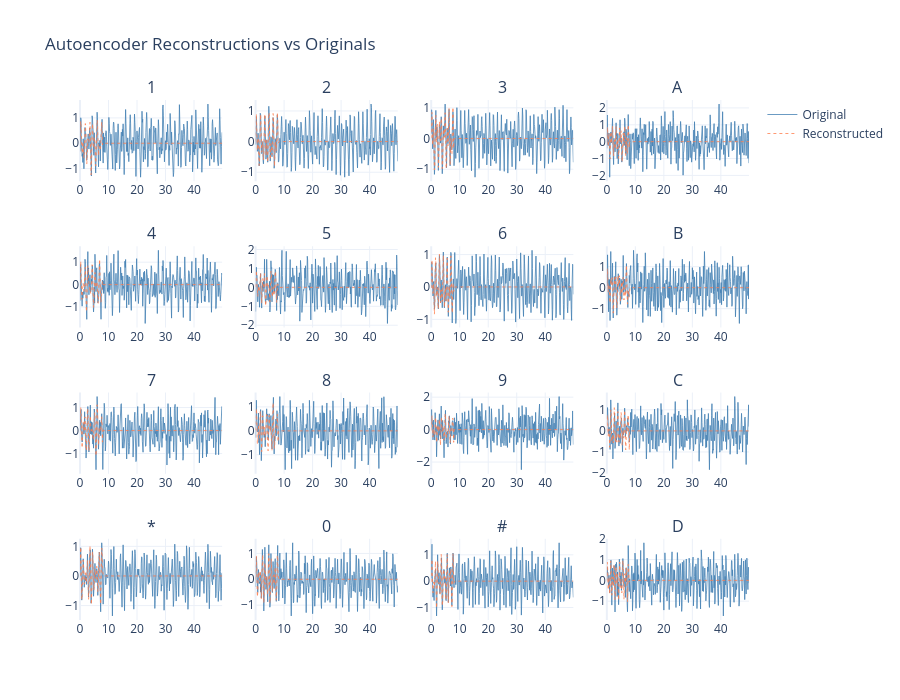

The notebook cell saved with this chart:
### Code cell
fig = make_subplots(rows=4, cols=4, subplot_titles=SYMBOLS)

model_ae.eval()
with torch.no_grad():
    for idx in range(16):
        r, c = divmod(idx, 4)
        sample = X_tensor[y_all == idx][0:1].to(device)
        recon, _ = model_ae(sample)
        orig  = sample.cpu().squeeze().numpy()
        rec   = recon.cpu().squeeze().numpy()
        fig.add_trace(go.Scatter(x=t*1000, y=orig, mode='lines', name='Original',
                                 line=dict(width=0.8, color='steelblue'),
                                 showlegend=(idx==0)),
                      row=r+1, col=c+1)
        fig.add_trace(go.Scatter(x=t*1000, y=rec, mode='lines', name='Reconstructed',
                                 line=dict(width=0.8, color='coral', dash='dot'),
                                 showlegend=(idx==0)),
                      row=r+1, col=c+1)

fig.update_layout(height=700, width=900,
                  title_text="Autoencoder Reconstructions vs Originals",
                  template="plotly_white")
fig.show()

### Figure 1 — Plotly figure (JSON) as saved in the notebook; plotly's stock layout.template omitted (floating-point values rounded to 4 significant figures; data arrays with more than 128 entries replaced by an {"elided": "..."} marker saying what was removed)
{"data": [{"line": {"color": "steelblue", "width": 0.8}, "mode": "lines", "name": "Original", "showlegend": true, "type": "scatter", "x": {"elided": "400 float values"}, "xaxis": "x", "y": {"elided": "400 float values"}, "yaxis": "y"}, {"line": {"color": "coral", "dash": "dot", "width": 0.8}, "mode": "lines", "name": "Reconstructed", "showlegend": true, "type": "scatter", "x": {"elided": "400 float values"}, "xaxis": "x", "y": {"elided": "400 float values"}, "yaxis": "y"}, {"line": {"color": "steelblue", "width": 0.8}, "mode": "lines", "name": "Original", "showlegend": false, "type": "scatter", "x": {"elided": "400 float values"}, "xaxis": "x2", "y": {"elided": "400 float values"}, "yaxis": "y2"}, {"line": {"color": "coral", "dash": "dot", "width": 0.8}, "mode": "lines", "name": "Reconstructed", "showlegend": false, "type": "scatter", "x": {"elided": "400 float values"}, "xaxis": "x2", "y": {"elided": "400 float values"}, "yaxis": "y2"}, {"line": {"color": "steelblue", "width": 0.8}, "mode": "lines", "name": "Original", "showlegend": false, "type": "scatter", "x": {"elided": "400 float values"}, "xaxis": "x3", "y": {"elided": "400 float values"}, "yaxis": "y3"}, {"line": {"color": "coral", "dash": "dot", "width": 0.8}, "mode": "lines", "name": "Reconstructed", "showlegend": false, "type": "scatter", "x": {"elided": "400 float values"}, "xaxis": "x3", "y": {"elided": "400 float values"}, "yaxis": "y3"}, {"line": {"color": "steelblue", "width": 0.8}, "mode": "lines", "name": "Original", "showlegend": false, "type": "scatter", "x": {"elided": "400 float values"}, "xaxis": "x4", "y": {"elided": "400 float values"}, "yaxis": "y4"}, {"line": {"color": "coral", "dash": "dot", "width": 0.8}, "mode": "lines", "name": "Reconstructed", "showlegend": false, "type": "scatter", "x": {"elided": "400 float values"}, "xaxis": "x4", "y": {"elided": "400 float values"}, "yaxis": "y4"}, {"line": {"color": "steelblue", "width": 0.8}, "mode": "lines", "name": "Original", "showlegend": false, "type": "scatter", "x": {"elided": "400 float values"}, "xaxis": "x5", "y": {"elided": "400 float values"}, "yaxis": "y5"}, {"line": {"color": "coral", "dash": "dot", "width": 0.8}, "mode": "lines", "name": "Reconstructed", "showlegend": false, "type": "scatter", "x": {"elided": "400 float values"}, "xaxis": "x5", "y": {"elided": "400 float values"}, "yaxis": "y5"}, {"line": {"color": "steelblue", "width": 0.8}, "mode": "lines", "name": "Original", "showlegend": false, "type": "scatter", "x": {"elided": "400 float values"}, "xaxis": "x6", "y": {"elided": "400 float values"}, "yaxis": "y6"}, {"line": {"color": "coral", "dash": "dot", "width": 0.8}, "mode": "lines", "name": "Reconstructed", "showlegend": false, "type": "scatter", "x": {"elided": "400 float values"}, "xaxis": "x6", "y": {"elided": "400 float values"}, "yaxis": "y6"}, {"line": {"color": "steelblue", "width": 0.8}, "mode": "lines", "name": "Original", "showlegend": false, "type": "scatter", "x": {"elided": "400 float values"}, "xaxis": "x7", "y": {"elided": "400 float values"}, "yaxis": "y7"}, {"line": {"color": "coral", "dash": "dot", "width": 0.8}, "mode": "lines", "name": "Reconstructed", "showlegend": false, "type": "scatter", "x": {"elided": "400 float values"}, "xaxis": "x7", "y": {"elided": "400 float values"}, "yaxis": "y7"}, {"line": {"color": "steelblue", "width": 0.8}, "mode": "lines", "name": "Original", "showlegend": false, "type": "scatter", "x": {"elided": "400 float values"}, "xaxis": "x8", "y": {"elided": "400 float values"}, "yaxis": "y8"}, {"line": {"color": "coral", "dash": "dot", "width": 0.8}, "mode": "lines", "name": "Reconstructed", "showlegend": false, "type": "scatter", "x": {"elided": "400 float values"}, "xaxis": "x8", "y": {"elided": "400 float values"}, "yaxis": "y8"}, {"line": {"color": "steelblue", "width": 0.8}, "mode": "lines", "name": "Original", "showlegend": false, "type": "scatter", "x": {"elided": "400 float values"}, "xaxis": "x9", "y": {"elided": "400 float values"}, "yaxis": "y9"}, {"line": {"color": "coral", "dash": "dot", "width": 0.8}, "mode": "lines", "name": "Reconstructed", "showlegend": false, "type": "scatter", "x": {"elided": "400 float values"}, "xaxis": "x9", "y": {"elided": "400 float values"}, "yaxis": "y9"}, {"line": {"color": "steelblue", "width": 0.8}, "mode": "lines", "name": "Original", "showlegend": false, "type": "scatter", "x": {"elided": "400 float values"}, "xaxis": "x10", "y": {"elided": "400 float values"}, "yaxis": "y10"}, {"line": {"color": "coral", "dash": "dot", "width": 0.8}, "mode": "lines", "name": "Reconstructed", "showlegend": false, "type": "scatter", "x": {"elided": "400 float values"}, "xaxis": "x10", "y": {"elided": "400 float values"}, "yaxis": "y10"}, {"line": {"color": "steelblue", "width": 0.8}, "mode": "lines", "name": "Original", "showlegend": false, "type": "scatter", "x": {"elided": "400 float values"}, "xaxis": "x11", "y": {"elided": "400 float values"}, "yaxis": "y11"}, {"line": {"color": "coral", "dash": "dot", "width": 0.8}, "mode": "lines", "name": "Reconstructed", "showlegend": false, "type": "scatter", "x": {"elided": "400 float values"}, "xaxis": "x11", "y": {"elided": "400 float values"}, "yaxis": "y11"}, {"line": {"color": "steelblue", "width": 0.8}, "mode": "lines", "name": "Original", "showlegend": false, "type": "scatter", "x": {"elided": "400 float values"}, "xaxis": "x12", "y": {"elided": "400 float values"}, "yaxis": "y12"}, {"line": {"color": "coral", "dash": "dot", "width": 0.8}, "mode": "lines", "name": "Reconstructed", "showlegend": false, "type": "scatter", "x": {"elided": "400 float values"}, "xaxis": "x12", "y": {"elided": "400 float values"}, "yaxis": "y12"}, {"line": {"color": "steelblue", "width": 0.8}, "mode": "lines", "name": "Original", "showlegend": false, "type": "scatter", "x": {"elided": "400 float values"}, "xaxis": "x13", "y": {"elided": "400 float values"}, "yaxis": "y13"}, {"line": {"color": "coral", "dash": "dot", "width": 0.8}, "mode": "lines", "name": "Reconstructed", "showlegend": false, "type": "scatter", "x": {"elided": "400 float values"}, "xaxis": "x13", "y": {"elided": "400 float values"}, "yaxis": "y13"}, {"line": {"color": "steelblue", "width": 0.8}, "mode": "lines", "name": "Original", "showlegend": false, "type": "scatter", "x": {"elided": "400 float values"}, "xaxis": "x14", "y": {"elided": "400 float values"}, "yaxis": "y14"}, {"line": {"color": "coral", "dash": "dot", "width": 0.8}, "mode": "lines", "name": "Reconstructed", "showlegend": false, "type": "scatter", "x": {"elided": "400 float values"}, "xaxis": "x14", "y": {"elided": "400 float values"}, "yaxis": "y14"}, {"line": {"color": "steelblue", "width": 0.8}, "mode": "lines", "name": "Original", "showlegend": false, "type": "scatter", "x": {"elided": "400 float values"}, "xaxis": "x15", "y": {"elided": "400 float values"}, "yaxis": "y15"}, {"line": {"color": "coral", "dash": "dot", "width": 0.8}, "mode": "lines", "name": "Reconstructed", "showlegend": false, "type": "scatter", "x": {"elided": "400 float values"}, "xaxis": "x15", "y": {"elided": "400 float values"}, "yaxis": "y15"}, {"line": {"color": "steelblue", "width": 0.8}, "mode": "lines", "name": "Original", "showlegend": false, "type": "scatter", "x": {"elided": "400 float values"}, "xaxis": "x16", "y": {"elided": "400 float values"}, "yaxis": "y16"}, {"line": {"color": "coral", "dash": "dot", "width": 0.8}, "mode": "lines", "name": "Reconstructed", "showlegend": false, "type": "scatter", "x": {"elided": "400 float values"}, "xaxis": "x16", "y": {"elided": "400 float values"}, "yaxis": "y16"}], "layout": {"annotations": [{"font": {"size": 16}, "showarrow": false, "text": "1", "x": 0.1062, "xanchor": "center", "xref": "paper", "y": 1, "yanchor": "bottom", "yref": "paper"}, {"font": {"size": 16}, "showarrow": false, "text": "2", "x": 0.3688, "xanchor": "center", "xref": "paper", "y": 1, "yanchor": "bottom", "yref": "paper"}, {"font": {"size": 16}, "showarrow": false, "text": "3", "x": 0.6313, "xanchor": "center", "xref": "paper", "y": 1, "yanchor": "bottom", "yref": "paper"}, {"font": {"size": 16}, "showarrow": false, "text": "A", "x": 0.8938, "xanchor": "center", "xref": "paper", "y": 1, "yanchor": "bottom", "yref": "paper"}, {"font": {"size": 16}, "showarrow": false, "text": "4", "x": 0.1062, "xanchor": "center", "xref": "paper", "y": 0.7188, "yanchor": "bottom", "yref": "paper"}, {"font": {"size": 16}, "showarrow": false, "text": "5", "x": 0.3688, "xanchor": "center", "xref": "paper", "y": 0.7188, "yanchor": "bottom", "yref": "paper"}, {"font": {"size": 16}, "showarrow": false, "text": "6", "x": 0.6313, "xanchor": "center", "xref": "paper", "y": 0.7188, "yanchor": "bottom", "yref": "paper"}, {"font": {"size": 16}, "showarrow": false, "text": "B", "x": 0.8938, "xanchor": "center", "xref": "paper", "y": 0.7188, "yanchor": "bottom", "yref": "paper"}, {"font": {"size": 16}, "showarrow": false, "text": "7", "x": 0.1062, "xanchor": "center", "xref": "paper", "y": 0.4375, "yanchor": "bottom", "yref": "paper"}, {"font": {"size": 16}, "showarrow": false, "text": "8", "x": 0.3688, "xanchor": "center", "xref": "paper", "y": 0.4375, "yanchor": "bottom", "yref": "paper"}, {"font": {"size": 16}, "showarrow": false, "text": "9", "x": 0.6313, "xanchor": "center", "xref": "paper", "y": 0.4375, "yanchor": "bottom", "yref": "paper"}, {"font": {"size": 16}, "showarrow": false, "text": "C", "x": 0.8938, "xanchor": "center", "xref": "paper", "y": 0.4375, "yanchor": "bottom", "yref": "paper"}, {"font": {"size": 16}, "showarrow": false, "text": "*", "x": 0.1062, "xanchor": "center", "xref": "paper", "y": 0.1562, "yanchor": "bottom", "yref": "paper"}, {"font": {"size": 16}, "showarrow": false, "text": "0", "x": 0.3688, "xanchor": "center", "xref": "paper", "y": 0.1562, "yanchor": "bottom", "yref": "paper"}, {"font": {"size": 16}, "showarrow": false, "text": "#", "x": 0.6313, "xanchor": "center", "xref": "paper", "y": 0.1562, "yanchor": "bottom", "yref": "paper"}, {"font": {"size": 16}, "showarrow": false, "text": "D", "x": 0.8938, "xanchor": "center", "xref": "paper", "y": 0.1562, "yanchor": "bottom", "yref": "paper"}], "height": 700, "title": {"text": "Autoencoder Reconstructions vs Originals"}, "width": 900, "xaxis": {"anchor": "y", "domain": [0, 0.2125]}, "xaxis10": {"anchor": "y10", "domain": [0.2625, 0.475]}, "xaxis11": {"anchor": "y11", "domain": [0.525, 0.7375]}, "xaxis12": {"anchor": "y12", "domain": [0.7875, 1]}, "xaxis13": {"anchor": "y13", "domain": [0, 0.2125]}, "xaxis14": {"anchor": "y14", "domain": [0.2625, 0.475]}, "xaxis15": {"anchor": "y15", "domain": [0.525, 0.7375]}, "xaxis16": {"anchor": "y16", "domain": [0.7875, 1]}, "xaxis2": {"anchor": "y2", "domain": [0.2625, 0.475]}, "xaxis3": {"anchor": "y3", "domain": [0.525, 0.7375]}, "xaxis4": {"anchor": "y4", "domain": [0.7875, 1]}, "xaxis5": {"anchor": "y5", "domain": [0, 0.2125]}, "xaxis6": {"anchor": "y6", "domain": [0.2625, 0.475]}, "xaxis7": {"anchor": "y7", "domain": [0.525, 0.7375]}, "xaxis8": {"anchor": "y8", "domain": [0.7875, 1]}, "xaxis9": {"anchor": "y9", "domain": [0, 0.2125]}, "yaxis": {"anchor": "x", "domain": [0.8438, 1]}, "yaxis10": {"anchor": "x10", "domain": [0.2812, 0.4375]}, "yaxis11": {"anchor": "x11", "domain": [0.2812, 0.4375]}, "yaxis12": {"anchor": "x12", "domain": [0.2812, 0.4375]}, "yaxis13": {"anchor": "x13", "domain": [0, 0.1562]}, "yaxis14": {"anchor": "x14", "domain": [0, 0.1562]}, "yaxis15": {"anchor": "x15", "domain": [0, 0.1562]}, "yaxis16": {"anchor": "x16", "domain": [0, 0.1562]}, "yaxis2": {"anchor": "x2", "domain": [0.8438, 1]}, "yaxis3": {"anchor": "x3", "domain": [0.8438, 1]}, "yaxis4": {"anchor": "x4", "domain": [0.8438, 1]}, "yaxis5": {"anchor": "x5", "domain": [0.5625, 0.7188]}, "yaxis6": {"anchor": "x6", "domain": [0.5625, 0.7188]}, "yaxis7": {"anchor": "x7", "domain": [0.5625, 0.7188]}, "yaxis8": {"anchor": "x8", "domain": [0.5625, 0.7188]}, "yaxis9": {"anchor": "x9", "domain": [0.2812, 0.4375]}}}
